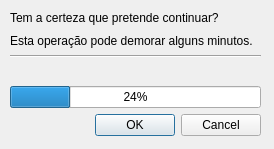
<?xml version="1.0" encoding="UTF-8"?>
<ui version="4.0">
 <class>UpdateLines</class>
 <widget class="QDialog" name="UpdateLines">
  <property name="geometry">
   <rect>
    <x>0</x>
    <y>0</y>
    <width>274</width>
    <height>149</height>
   </rect>
  </property>
  <property name="windowTitle">
   <string>Dialog</string>
  </property>
  <widget class="QWidget" name="">
   <property name="geometry">
    <rect>
     <x>10</x>
     <y>10</y>
     <width>251</width>
     <height>126</height>
    </rect>
   </property>
   <layout class="QVBoxLayout" name="verticalLayout">
    <item>
     <widget class="QLabel" name="label">
      <property name="text">
       <string>Tem a certeza que pretende continuar?</string>
      </property>
     </widget>
    </item>
    <item>
     <widget class="QLabel" name="label_2">
      <property name="text">
       <string>Esta operação pode demorar alguns minutos.</string>
      </property>
     </widget>
    </item>
    <item>
     <widget class="Line" name="line">
      <property name="orientation">
       <enum>Qt::Horizontal</enum>
      </property>
     </widget>
    </item>
    <item>
     <widget class="QLabel" name="label_3">
      <property name="text">
       <string/>
      </property>
     </widget>
    </item>
    <item>
     <widget class="QProgressBar" name="progressBar">
      <property name="value">
       <number>24</number>
      </property>
     </widget>
    </item>
    <item>
     <widget class="QDialogButtonBox" name="buttonBox">
      <property name="orientation">
       <enum>Qt::Horizontal</enum>
      </property>
      <property name="standardButtons">
       <set>QDialogButtonBox::Cancel|QDialogButtonBox::Ok</set>
      </property>
     </widget>
    </item>
   </layout>
  </widget>
 </widget>
 <resources/>
 <connections>
  <connection>
   <sender>buttonBox</sender>
   <signal>accepted()</signal>
   <receiver>UpdateLines</receiver>
   <slot>accept()</slot>
   <hints>
    <hint type="sourcelabel">
     <x>248</x>
     <y>254</y>
    </hint>
    <hint type="destinationlabel">
     <x>157</x>
     <y>274</y>
    </hint>
   </hints>
  </connection>
  <connection>
   <sender>buttonBox</sender>
   <signal>rejected()</signal>
   <receiver>UpdateLines</receiver>
   <slot>reject()</slot>
   <hints>
    <hint type="sourcelabel">
     <x>316</x>
     <y>260</y>
    </hint>
    <hint type="destinationlabel">
     <x>286</x>
     <y>274</y>
    </hint>
   </hints>
  </connection>
 </connections>
</ui>
